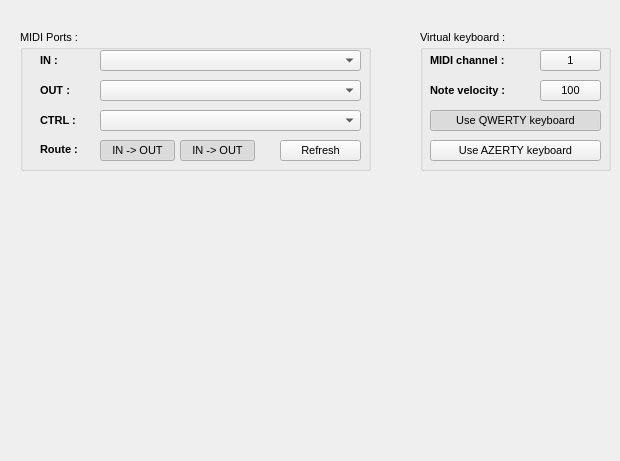
    <widget class="QWidget" name="tab_config">
     <property name="enabled">
      <bool>true</bool>
     </property>
     <property name="toolTip">
      <string/>
     </property>
     <attribute name="title">
      <string>Configuration</string>
     </attribute>
     <widget class="QGroupBox" name="grpBox_MIDI">
      <property name="geometry">
       <rect>
        <x>20</x>
        <y>30</y>
        <width>351</width>
        <height>141</height>
       </rect>
      </property>
      <property name="font">
       <font>
        <pointsize>8</pointsize>
       </font>
      </property>
      <property name="toolTip">
       <string/>
      </property>
      <property name="title">
       <string>MIDI Ports :</string>
      </property>
      <widget class="QComboBox" name="cmbBox_MIDIIn">
       <property name="geometry">
        <rect>
         <x>80</x>
         <y>20</y>
         <width>261</width>
         <height>21</height>
        </rect>
       </property>
       <property name="toolTip">
        <string>Select the device for MIDI IN</string>
       </property>
       <property name="maxVisibleItems">
        <number>15</number>
       </property>
       <property name="frame">
        <bool>true</bool>
       </property>
      </widget>
      <widget class="QComboBox" name="cmbBox_MIDIOut">
       <property name="geometry">
        <rect>
         <x>80</x>
         <y>50</y>
         <width>261</width>
         <height>21</height>
        </rect>
       </property>
       <property name="toolTip">
        <string>Select the device for MIDI OUT</string>
       </property>
       <property name="maxVisibleItems">
        <number>15</number>
       </property>
       <property name="frame">
        <bool>true</bool>
       </property>
      </widget>
      <widget class="QPushButton" name="pshBut_refresh_midi">
       <property name="geometry">
        <rect>
         <x>260</x>
         <y>110</y>
         <width>81</width>
         <height>21</height>
        </rect>
       </property>
       <property name="font">
        <font>
         <pointsize>8</pointsize>
        </font>
       </property>
       <property name="toolTip">
        <string>Refresh the device lists</string>
       </property>
       <property name="text">
        <string>Refresh</string>
       </property>
      </widget>
      <widget class="QLabel" name="lbl_MIDIIn">
       <property name="geometry">
        <rect>
         <x>20</x>
         <y>22</y>
         <width>41</width>
         <height>16</height>
        </rect>
       </property>
       <property name="font">
        <font>
         <pointsize>8</pointsize>
         <weight>75</weight>
         <bold>true</bold>
        </font>
       </property>
       <property name="text">
        <string>IN :</string>
       </property>
      </widget>
      <widget class="QLabel" name="lbl_MIDIOut">
       <property name="geometry">
        <rect>
         <x>20</x>
         <y>52</y>
         <width>41</width>
         <height>16</height>
        </rect>
       </property>
       <property name="font">
        <font>
         <pointsize>8</pointsize>
         <weight>75</weight>
         <bold>true</bold>
        </font>
       </property>
       <property name="text">
        <string>OUT :</string>
       </property>
      </widget>
      <widget class="QLabel" name="lbl_MIDICtrl">
       <property name="geometry">
        <rect>
         <x>20</x>
         <y>82</y>
         <width>41</width>
         <height>16</height>
        </rect>
       </property>
       <property name="font">
        <font>
         <pointsize>8</pointsize>
         <weight>75</weight>
         <bold>true</bold>
        </font>
       </property>
       <property name="text">
        <string>CTRL :</string>
       </property>
      </widget>
      <widget class="QComboBox" name="cmbBox_MIDICtrl">
       <property name="geometry">
        <rect>
         <x>80</x>
         <y>80</y>
         <width>261</width>
         <height>21</height>
        </rect>
       </property>
       <property name="toolTip">
        <string>Select an other MIDI device for sending data to the module while being edited </string>
       </property>
       <property name="maxVisibleItems">
        <number>15</number>
       </property>
       <property name="frame">
        <bool>true</bool>
       </property>
      </widget>
      <widget class="QPushButton" name="pshBut_INToOUT">
       <property name="geometry">
        <rect>
         <x>80</x>
         <y>110</y>
         <width>75</width>
         <height>21</height>
        </rect>
       </property>
       <property name="font">
        <font>
         <pointsize>8</pointsize>
        </font>
       </property>
       <property name="text">
        <string>IN -&gt; OUT</string>
       </property>
       <property name="checkable">
        <bool>true</bool>
       </property>
       <property name="checked">
        <bool>true</bool>
       </property>
      </widget>
      <widget class="QPushButton" name="pshBut_CTRLToOUT">
       <property name="geometry">
        <rect>
         <x>160</x>
         <y>110</y>
         <width>75</width>
         <height>21</height>
        </rect>
       </property>
       <property name="font">
        <font>
         <pointsize>8</pointsize>
        </font>
       </property>
       <property name="text">
        <string>IN -&gt; OUT</string>
       </property>
       <property name="checkable">
        <bool>true</bool>
       </property>
       <property name="checked">
        <bool>true</bool>
       </property>
      </widget>
      <widget class="QLabel" name="lbl_Route">
       <property name="geometry">
        <rect>
         <x>20</x>
         <y>113</y>
         <width>46</width>
         <height>13</height>
        </rect>
       </property>
       <property name="font">
        <font>
         <pointsize>8</pointsize>
         <weight>75</weight>
         <bold>true</bold>
        </font>
       </property>
       <property name="text">
        <string>Route :</string>
       </property>
      </widget>
     </widget>
     <widget class="QConfig" name="widget_config" native="true">
      <property name="geometry">
       <rect>
        <x>20</x>
        <y>210</y>
        <width>591</width>
        <height>242</height>
       </rect>
      </property>
     </widget>
     <widget class="QGroupBox" name="grpBox_VKey">
      <property name="geometry">
       <rect>
        <x>420</x>
        <y>30</y>
        <width>191</width>
        <height>141</height>
       </rect>
      </property>
      <property name="font">
       <font>
        <pointsize>8</pointsize>
       </font>
      </property>
      <property name="title">
       <string>Virtual keyboard :</string>
      </property>
      <widget class="QButton" name="but_kybchan">
       <property name="geometry">
        <rect>
         <x>120</x>
         <y>20</y>
         <width>61</width>
         <height>21</height>
        </rect>
       </property>
       <property name="font">
        <font>
         <pointsize>8</pointsize>
        </font>
       </property>
       <property name="toolTip">
        <string>Set the MIDI channel of the virtual keyboard</string>
       </property>
       <property name="text">
        <string>1</string>
       </property>
       <property name="minValue" stdset="0">
        <number>1</number>
       </property>
       <property name="maxValue" stdset="0">
        <number>16</number>
       </property>
      </widget>
      <widget class="QLabel" name="lbl_kybvel">
       <property name="geometry">
        <rect>
         <x>10</x>
         <y>50</y>
         <width>101</width>
         <height>20</height>
        </rect>
       </property>
       <property name="font">
        <font>
         <pointsize>8</pointsize>
         <weight>75</weight>
         <bold>true</bold>
        </font>
       </property>
       <property name="text">
        <string>Note velocity :</string>
       </property>
      </widget>
      <widget class="QLabel" name="lbl_kybchan">
       <property name="geometry">
        <rect>
         <x>10</x>
         <y>20</y>
         <width>101</width>
         <height>20</height>
        </rect>
       </property>
       <property name="font">
        <font>
         <pointsize>8</pointsize>
         <weight>75</weight>
         <bold>true</bold>
        </font>
       </property>
       <property name="text">
        <string>MIDI channel :</string>
       </property>
      </widget>
      <widget class="QButton" name="but_kybvelo">
       <property name="geometry">
        <rect>
         <x>120</x>
         <y>50</y>
         <width>61</width>
         <height>21</height>
        </rect>
       </property>
       <property name="font">
        <font>
         <pointsize>8</pointsize>
        </font>
       </property>
       <property name="toolTip">
        <string>Set the velocity parameter of the virtual keyboard</string>
       </property>
       <property name="text">
        <string>100</string>
       </property>
       <property name="minValue" stdset="0">
        <number>0</number>
       </property>
       <property name="maxValue" stdset="0">
        <number>127</number>
       </property>
      </widget>
      <widget class="QPushButton" name="pshBut_kybQWERTY">
       <property name="geometry">
        <rect>
         <x>10</x>
         <y>80</y>
         <width>171</width>
         <height>21</height>
        </rect>
       </property>
       <property name="font">
        <font>
         <pointsize>8</pointsize>
        </font>
       </property>
       <property name="text">
        <string>Use QWERTY keyboard</string>
       </property>
       <property name="checkable">
        <bool>true</bool>
       </property>
       <property name="checked">
        <bool>true</bool>
       </property>
      </widget>
      <widget class="QPushButton" name="pshBut_kybAZERTY">
       <property name="geometry">
        <rect>
         <x>10</x>
         <y>110</y>
         <width>171</width>
         <height>21</height>
        </rect>
       </property>
       <property name="font">
        <font>
         <pointsize>8</pointsize>
        </font>
       </property>
       <property name="text">
        <string>Use AZERTY keyboard</string>
       </property>
       <property name="checkable">
        <bool>true</bool>
       </property>
       <property name="checked">
        <bool>false</bool>
       </property>
      </widget>
     </widget>
    </widget>
